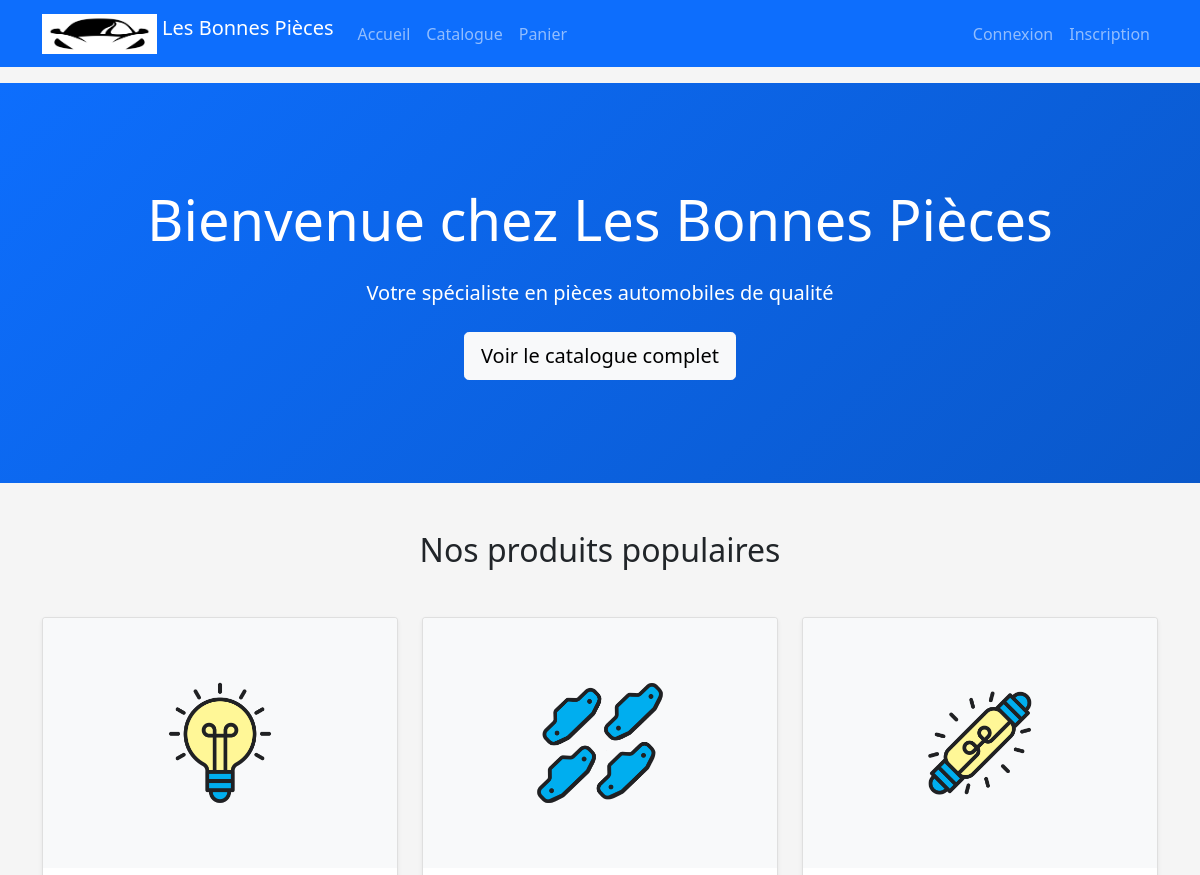
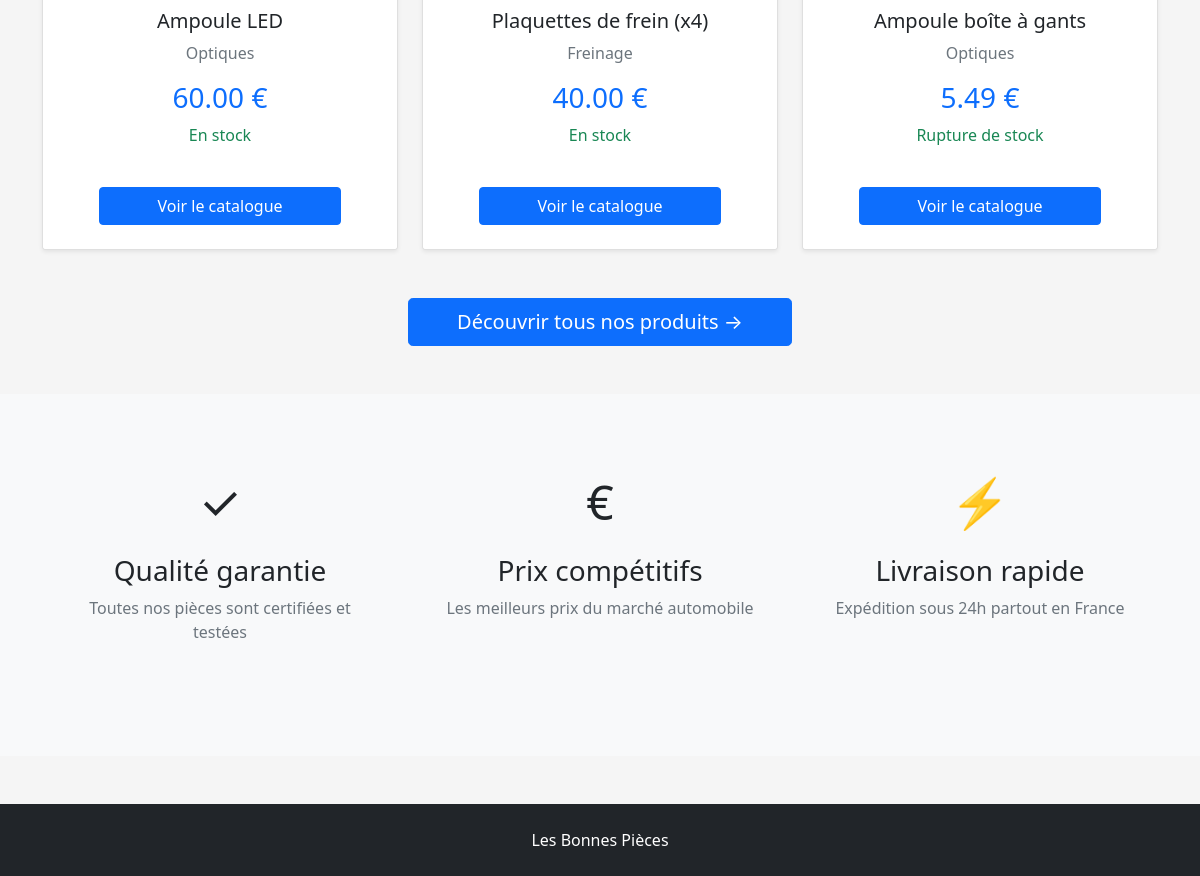
The page / on the database its author committed (2 pictures, top to bottom).
### tables this page shows
CREATE TABLE `products` (
  `product_id` int(11) NOT NULL,
  `name` varchar(200) NOT NULL,
  `description` text DEFAULT NULL,
  `price` decimal(10,2) NOT NULL,
  `category` varchar(100) DEFAULT NULL,
  `image` varchar(255) DEFAULT NULL,
  `disponibilite` tinyint(1) DEFAULT 1,
  `created_at` timestamp NOT NULL DEFAULT current_timestamp()
);

### index.php (the view, shortened to what this page needs)
<?php
require_once(__DIR__ . '/config/database.php');
$stmt = $pdo->query("SELECT * FROM products ORDER BY product_id LIMIT 3");
$produitsAccueil = $stmt->fetchAll();
?>
<!DOCTYPE html>
<html lang="fr">
<head>
    <link href="https://cdn.jsdelivr.net/npm/bootstrap@5.0.2/dist/css/bootstrap.min.css" rel="stylesheet">
    <link rel="stylesheet" href="style.css">
</head>
<body>
<?php require_once(__DIR__ . '/navbar.php'); ?>
<section class="hero bg-primary text-white py-5">
    <div class="container text-center">
        <h1 class="display-4 mb-4">Bienvenue chez Les Bonnes Pièces</h1>
        <p class="lead mb-4">Votre spécialiste en pièces automobiles de qualité</p>
        <a href="catalogue.php" class="btn btn-light btn-lg">Voir le catalogue complet</a>
    </div>
</section>
<section class="py-5">
    <div class="container">
        <h2 class="text-center mb-5">Nos produits populaires</h2>
        <div class="row">
            <?php foreach ($produitsAccueil as $produit): ?>
                <div class="col-md-4 mb-4">
                    <div class="card h-100 shadow-sm hover-card">
                        <img src="<?php echo $produit['image']; ?>" class="card-img-top" style="height: 250px; object-fit: contain; padding: 30px; background: #f8f9fa;">
                        <div class="card-body text-center">
                            <h5 class="card-title"><?php echo $produit['name']; ?></h5>
                            <p class="text-muted"><?php echo $produit['category']; ?></p>
                            <p class="h3 text-primary"><?php echo number_format($produit['price'], 2); ?> €</p>
                            <p class="text-success"><?php echo $produit['disponibilite'] ? 'En stock' : 'Rupture de stock'; ?></p>
                        </div>
                        <div class="card-footer bg-white border-0 text-center pb-4">
                            <a href="catalogue.php" class="btn btn-primary w-75">Voir le catalogue</a>
                        </div>
                    </div>
                </div>
            <?php endforeach; ?>
        </div>
        <div class="text-center mt-4">
            <a href="catalogue.php" class="btn btn-primary btn-lg px-5">Découvrir tous nos produits →</a>
        </div>
    </div>
</section>
<section class="bg-light py-5">
    <div class="container">
        <div class="row text-center">
            <div class="col-md-4 mb-4">
                <div class="p-4">
                    <div class="mb-3" style="font-size: 3rem;">✓</div>
                    <h3>Qualité garantie</h3>
                    <p class="text-muted">Toutes nos pièces sont certifiées et testées</p>
                </div>
            </div>
            <div class="col-md-4 mb-4">
                <div class="p-4">
                    <div class="mb-3" style="font-size: 3rem;">€</div>
                    <h3>Prix compétitifs</h3>
                    <p class="text-muted">Les meilleurs prix du marché automobile</p>
                </div>
            </div>
            <div class="col-md-4 mb-4">
                <div class="p-4">
                    <div class="mb-3" style="font-size: 3rem;">⚡</div>
                    <h3>Livraison rapide</h3>
                    <p class="text-muted">Expédition sous 24h partout en France</p>
                </div>
            </div>
        </div>
    </div>
</section>
<footer class="bg-dark text-white py-4 mt-5">
    <div class="container text-center">
        <p class="mb-0">Les Bonnes Pièces</p>
    </div>
</footer>
</body>
</html>

### style.css (style rules this page uses)
body { background-color: #f5f5f5; }
.hero { background: linear-gradient(135deg, #0d6efd 0%, #0a58ca 100%); min-height: 400px; display: flex; align-items: center; }
.hover-card { transition: transform 0.3s ease, box-shadow 0.3s ease; }

### rows shown on the page
products: image (picture), name "Ampoule LED", category "Optiques", price "60.00", disponibilite "En stock"
products: image (picture), name "Plaquettes de frein (x4)", category "Freinage", price "40.00", disponibilite "En stock"
products: image (picture), name "Ampoule boîte à gants", category "Optiques", price "5.49", disponibilite "Rupture de stock"
